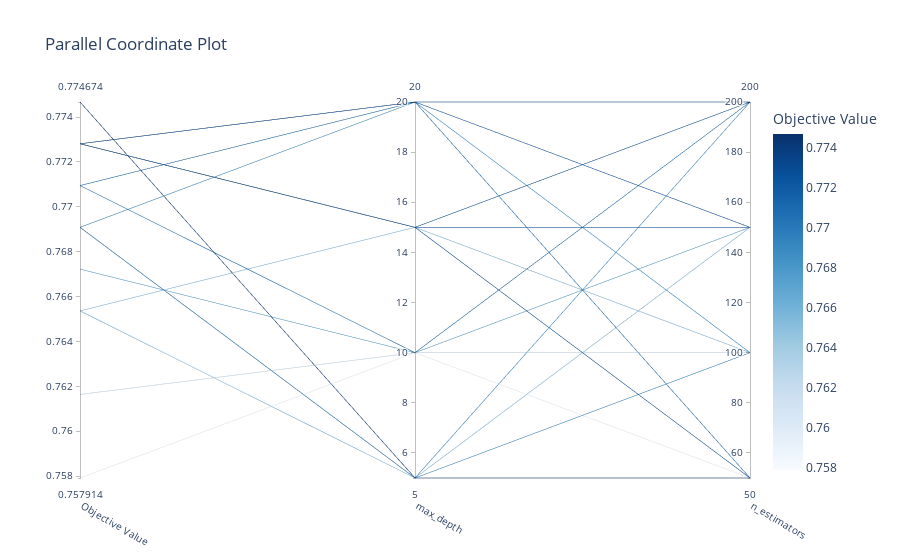

Notebook code for this chart:
### Code cell
# 2. Parallel Coordinates Plot
plot_parallel_coordinate(study).show()

### Figure 1 — Plotly figure (JSON) as saved in the notebook; plotly's stock layout.template omitted (floating-point values rounded to 4 significant figures)
{"data": [{"dimensions": [{"label": "Objective Value", "range": [0.7579, 0.7747], "values": [0.7691, 0.7672, 0.7728, 0.7654, 0.7691, 0.7579, 0.7654, 0.7728, 0.7728, 0.7709, 0.7728, 0.7728, 0.7691, 0.7747, 0.7616, 0.7709]}, {"label": "max_depth", "range": [5, 20], "values": [5, 10, 15, 15, 20, 10, 5, 20, 15, 10, 20, 15, 5, 5, 10, 20]}, {"label": "n_estimators", "range": [50, 200], "values": [100, 150, 50, 100, 100, 50, 150, 150, 150, 200, 200, 200, 200, 50, 100, 50]}], "labelangle": 30, "labelside": "bottom", "line": {"color": [0.7691, 0.7672, 0.7728, 0.7654, 0.7691, 0.7579, 0.7654, 0.7728, 0.7728, 0.7709, 0.7728, 0.7728, 0.7691, 0.7747, 0.7616, 0.7709], "colorbar": {"title": {"text": "Objective Value"}}, "colorscale": [[0, "rgb(247,251,255)"], [0.125, "rgb(222,235,247)"], [0.25, "rgb(198,219,239)"], [0.375, "rgb(158,202,225)"], [0.5, "rgb(107,174,214)"], [0.625, "rgb(66,146,198)"], [0.75, "rgb(33,113,181)"], [0.875, "rgb(8,81,156)"], [1, "rgb(8,48,107)"]], "reversescale": false, "showscale": true}, "type": "parcoords"}], "layout": {"title": {"text": "Parallel Coordinate Plot"}}}
